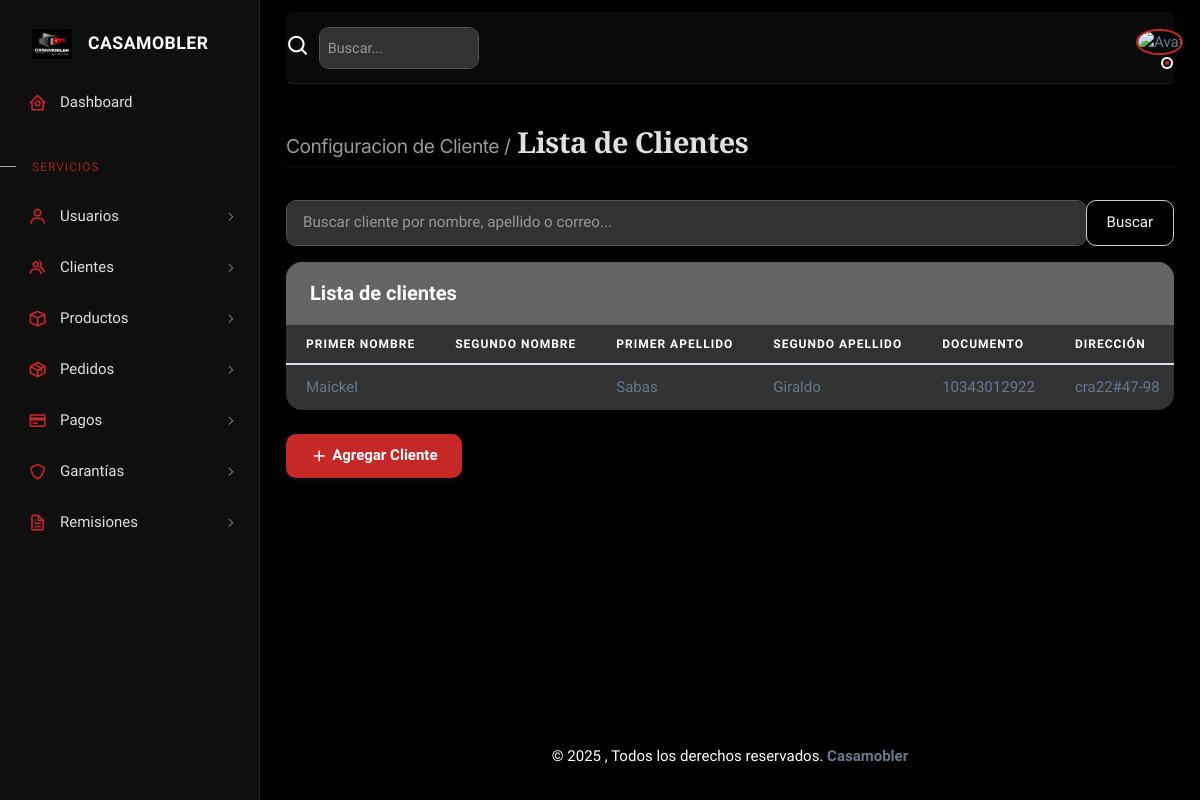
The app's page /clientes/ (signed in) with its own data.
### Casamobler/models.py (models this page shows, shortened)
class Cliente(models.Model):
    primer_nombre_cliente = models.CharField(max_length=100, null=True, blank=True)
    segundo_nombre_cliente = models.CharField(max_length=100, null=True, blank=True)
    primer_apellido_cliente = models.CharField(max_length=100, null=True, blank=True)
    segundo_apellido_cliente = models.CharField(max_length=100, null=True, blank=True)
    documento_id = models.DecimalField(max_digits=11, decimal_places=0, null=True, blank=True, verbose_name="Documento ID")
    direccion = models.TextField(null=True, blank=True)
    telefono = models.DecimalField(max_digits=10, decimal_places=0, null=True, blank=True)
    correo_electronico = models.CharField(max_length=100, null=True, blank=True)

### Casamobler/views.py (the view)
# urls.py: path('clientes/', views.lista_clientes, name='lista_clientes'),
@login_required
def lista_clientes(request):
    query = request.GET.get('q')
    if query:
        clientes = Cliente.objects.filter(
            Q(primer_nombre_cliente__icontains=query) |
            Q(segundo_nombre_cliente__icontains=query) |
            Q(primer_apellido_cliente__icontains=query) |
            Q(segundo_apellido_cliente__icontains=query) |
            Q(documento_id__icontains=query) |
            Q(direccion__icontains=query) |
            Q(telefono__icontains=query) |
            Q(correo_electronico__icontains=query)
        ).all()
    else:
        clientes = Cliente.objects.all()
    paginator = Paginator(clientes, 10)
    page_number = request.GET.get('page')
    page_obj = paginator.get_page(page_number)
    return render(request, 'cliente/lista_clientes.html', {'page_obj': page_obj})

### Casamobler/templates/cliente/lista_clientes.html (shortened to what this page needs)
{% extends 'base.html' %}
{% load static %}
{% block content %}
<h4 class="fw-bold py-3 mb-4"><span class="text-muted fw-light">Configuracion de Cliente /</span> Lista de Clientes</h4>
<form method="get" class="mb-3">
  <div class="input-group">
    <input type="text" name="q" class="form-control" placeholder="Buscar cliente por nombre, apellido o correo..."
           value="{{ request.GET.q }}">
    <button class="btn btn-outline-secondary" type="submit">Buscar</button>
  </div>
</form>
              <div class="card">
                <h5 class="card-header">Lista de clientes</h5>
                <div class="table-responsive text-nowrap">
                  <table class="table table-hover">
                    <thead>
                      <tr>
                        <th>Primer Nombre</th>
                        <th>Segundo Nombre</th>
                        <th>Primer Apellido</th>
                        <th>Segundo Apellido</th>
                        <th>Documento</th>
                        <th>Dirección</th>
                      </tr>
                    </thead>
                    <tbody class="table-border-bottom-0">
                      {% for cliente in page_obj %}
                      <tr>
                        <td>{{ cliente.primer_nombre_cliente }}</td>
                        <td>{{ cliente.segundo_nombre_cliente }}</td>
                        <td>{{ cliente.primer_apellido_cliente }}</td>
                        <td>{{ cliente.segundo_apellido_cliente }}</td>
                        <td>{{ cliente.documento_id }}</td>
                        <td>{{ cliente.direccion }}</td>
                      </tr>
                      {% endfor %}
                    </tbody>
                  </table>
                </div>
              </div>
              <div class="mt-2">
                <a  class="btn btn-dark" href="{% url 'crear_clientes' %}">
                  <i class="bx bx-plus"></i> Agregar Cliente
                </a>
              </div>
{% endblock %}

### static/assets/css/custom-dashboard.css (style rules this page uses)
:root, [data-theme="theme-default"] { --bs-body-bg: #0A0A0A !important; --body-bg: #0A0A0A !important; --menu-bg: #0A0A0A !important; --navbar-bg: #0A0A0A !important; --footer-bg: #0A0A0A !important; --bs-body-color: #E0E0E0 !important; }
body { background-color: #0A0A0A !important; color: #E0E0E0 !important; }
h4.fw-bold.py-3.mb-4 { font-family: 'Cormorant Garamond', serif !important; font-weight: 600 !important; font-size: 1.8rem !important; color: var(--text-primary) !important; letter-spacing: -0.5px; margin-bottom: 2rem !important; padding-bottom: 0.5rem !important; border-bottom: 2px solid rgba(198, 40, 40, 0.1); }
h4 .text-muted { font-family: 'Inter', sans-serif !important; font-weight: 400 !important; font-size: 1.2rem !important; color: var(--text-muted) !important; }
.card { background: var(--card-bg) !important; border: none !important; border-radius: 16px !important; box-shadow: 0 6px 20px rgba(0, 0, 0, 0.08) !important; margin-bottom: 2rem !important; overflow: hidden; transition: transform 0.3s ease, box-shadow 0.3s ease; }
.card-header { background: white !important; padding: 1.25rem 1.5rem !important; font-weight: 600 !important; font-size: 1.25rem !important; color: var(--text-primary) !important; border-bottom: 1px solid #eee !important; }
.form-control, .form-select { padding: 0.65rem 1rem !important; border: 1px solid #ddd !important; border-radius: 10px !important; font-size: 0.95rem !important; transition: all 0.3s ease; }
.btn-dark { background: var(--casamobler-red) !important; border: none !important; padding: 0.65rem 1.5rem !important; font-weight: 600 !important; border-radius: 10px !important; transition: all 0.3s ease; }
.btn-outline-secondary { border-color: #ddd !important; color: white !important; border-radius: 10px !important; }
.card { background-color: #323232 !important; border: none !important; border-radius: 16px !important; box-shadow: 0 4px 20px rgba(0, 0, 0, 0.12) !important; margin-bottom: 1.5rem !important; }
.card-header { background-color: #646464 !important; border-bottom: 1px solid #646464 !important; padding: 1.25rem 1.5rem !important; font-weight: 600; color: #ffffff !important; }
.form-control, .form-select { background-color: #323232 !important; border: 1px solid #555 !important; color: #ffffff !important; caret-color: #C62828; }
.form-control::placeholder, .form-select::placeholder { color: #999 !important; opacity: 1; }
.btn-dark { background-color: #C62828 !important; border-color: #C62828 !important; color: #ffffff !important; }
.btn-outline-secondary { color: #fff4f4 !important; border-color: #cccccc !important; }
.text-muted { color: #ffffff !important; }
.table thead th { color: white !important; }

### static/assets/css/custom-sidebar.css (style rules this page uses)
:root { --casamobler-red: #C62828; --casamobler-red-dark: #B71C1C; --sidebar-bg: #0F0F0F; --sidebar-text: #E0E0E0; --sidebar-text-active: #FFFFFF; --sidebar-hover-bg: #1A1A1A; --sidebar-border: #222; }

### static/assets/css/custom-navbar.css (style rules this page uses)
:root { --casamobler-red: #C62828; --casamobler-red-light: #EF9A9A; --navbar-bg: #0F0F0F; --text-body: #E0E0E0; --text-muted: #999; }

### records on screen
Cliente: primer_nombre_cliente "Maickel", primer_apellido_cliente "Sabas", segundo_apellido_cliente "Giraldo", documento_id "10343012922", direccion "cra22#47-98"
